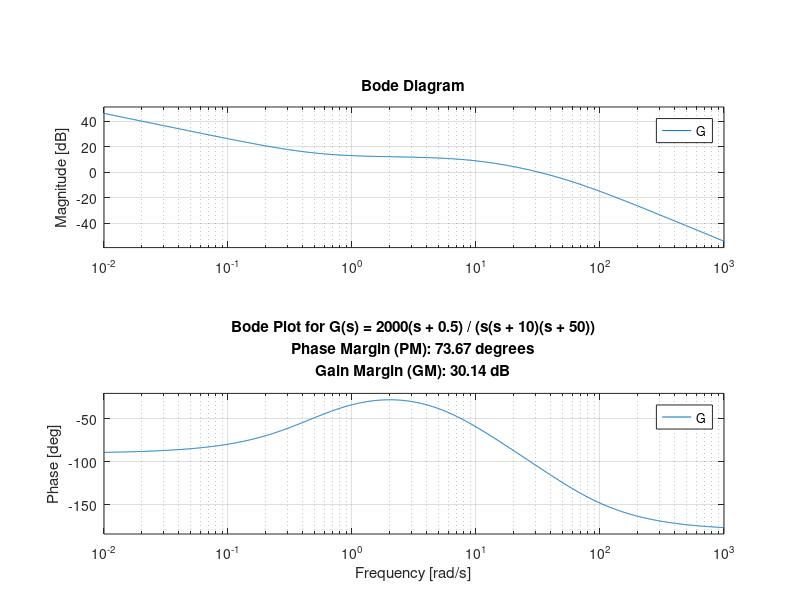

MATLAB code for this plot:
clear;
close all;
clc;

% Define symbolic variables
s = tf('s');

% Define the transfer function G(s)
numerator = 2000 * (s + 0.5);
denominator = s * (s + 10) * (s + 50);
G = numerator / denominator;

% Calculate gain margin (GM) and phase margin (PM)
[~, phaseMargin, ~, gainMargin] = margin(G);

% Plot the Bode plot
bode(G);
grid on;

% Add annotations to the plot
title(['Bode Plot for G(s) = 2000(s + 0.5) / (s(s + 10)(s + 50))', ...
    sprintf('\nPhase Margin (PM): %.2f degrees', phaseMargin), ...
    sprintf('\nGain Margin (GM): %.2f dB', 20 * log10(gainMargin))]);

disp(['Phase Margin (PM): ' num2str(phaseMargin) ' degrees']);
disp(['Gain Margin (GM): ' num2str(gainMargin) ' dB']);